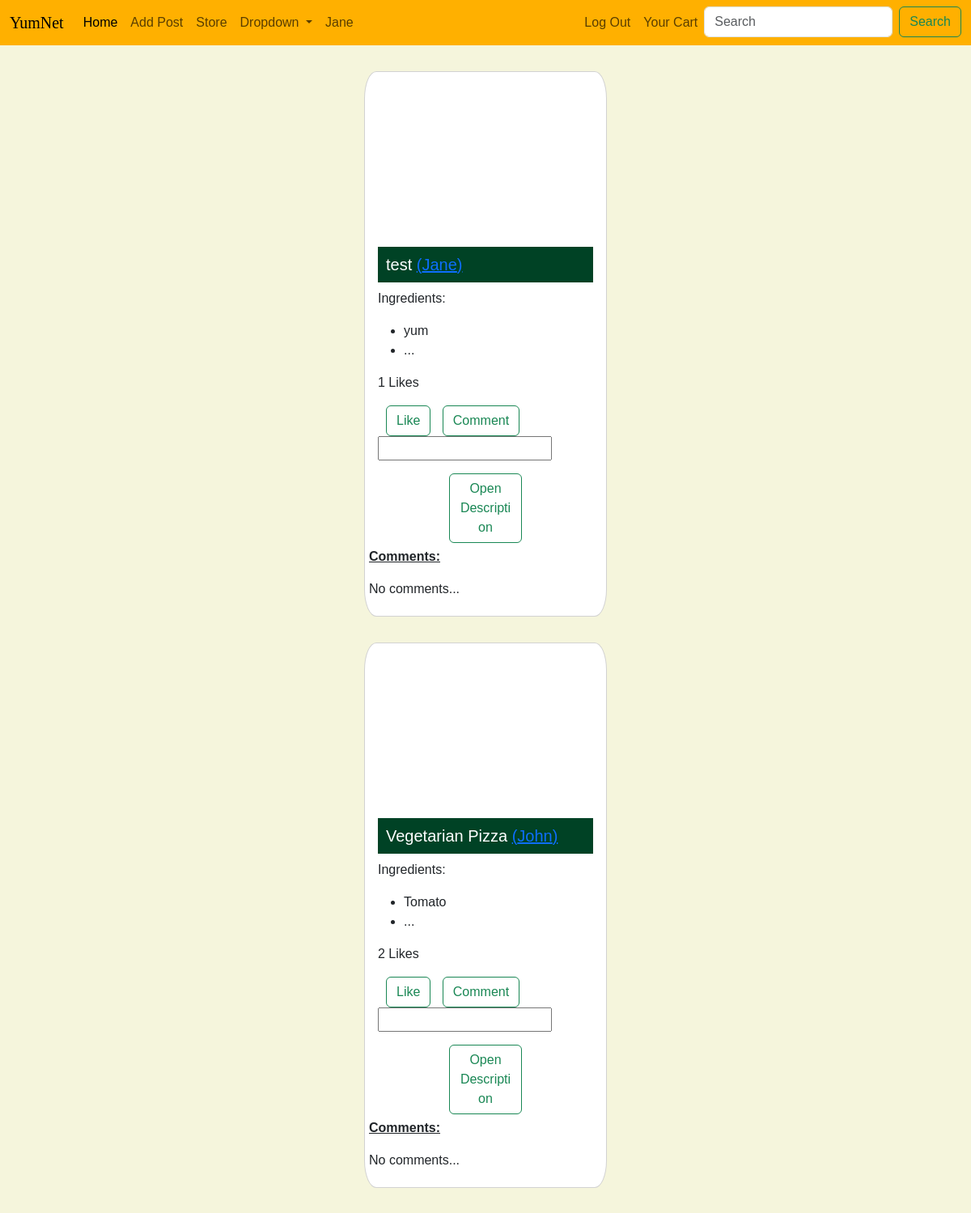
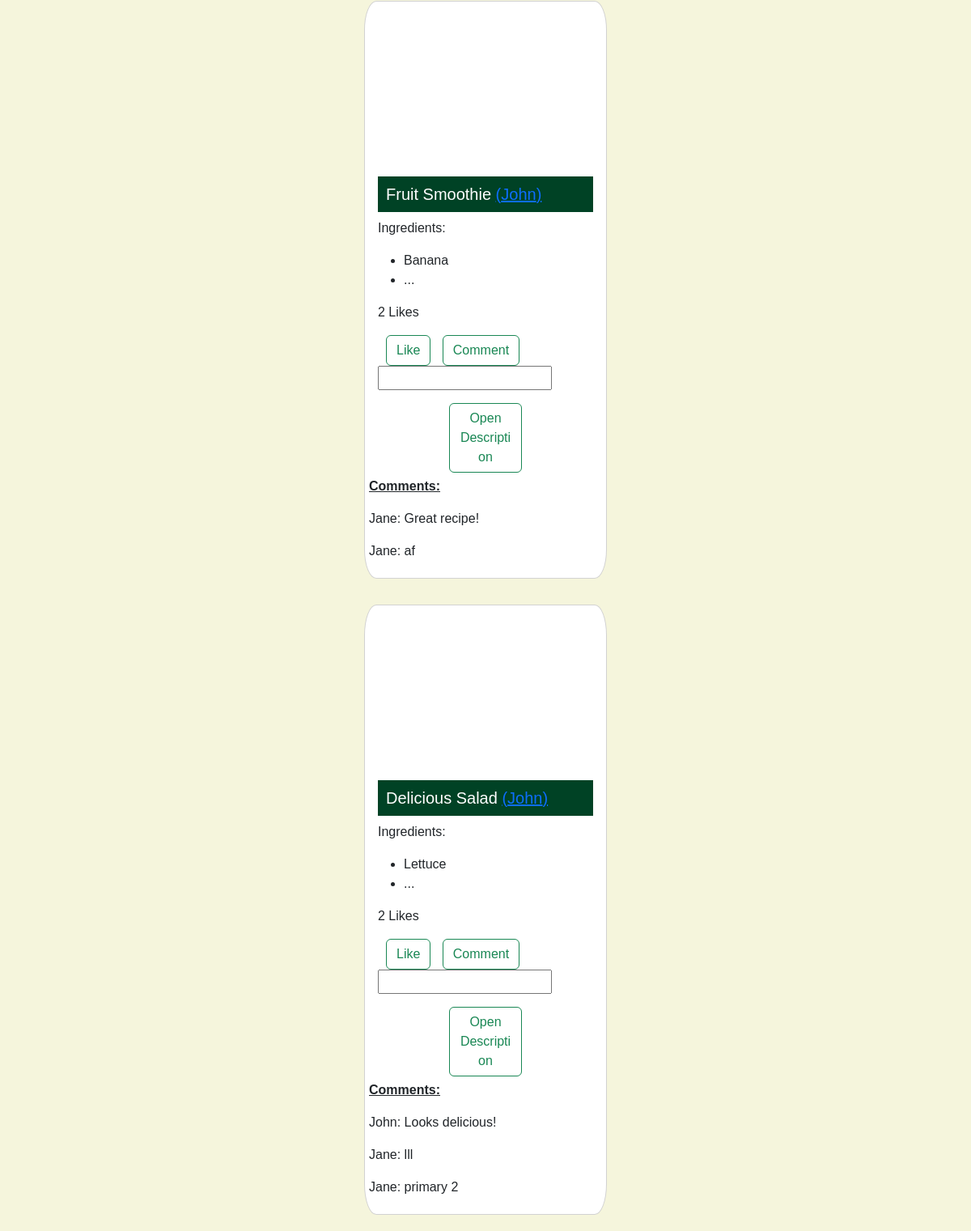
Screenshot of /hompage.php (signed in) with the database file from the repository (2 pictures, top to bottom).
### tables this page shows
CREATE TABLE `post` (
  `pid` int(11) NOT NULL,
  `img_url` varchar(2048) NOT NULL,
  `title` varchar(255) NOT NULL,
  `published_at` datetime NOT NULL,
  `is_veg` int(1) NOT NULL,
  `caption` varchar(2048) NOT NULL,
  `user_id` int(11) NOT NULL
);

CREATE TABLE `page_user` (
  `uid` int(11) NOT NULL,
  `first_name` varchar(255) NOT NULL,
  `last_name` varchar(255) NOT NULL,
  `user_name` varchar(255) NOT NULL,
  `email` varchar(255) NOT NULL,
  `pass` varchar(255) NOT NULL,
  `dob` date NOT NULL,
  `last_seen` datetime NOT NULL,
  `gender` bit(1) NOT NULL COMMENT 'male is zero female is one'
);

CREATE TABLE `postingredient` (
  `ingredient_name` varchar(255) NOT NULL,
  `post_id` int(11) NOT NULL
);

CREATE TABLE `post_comment` (
  `uid` int(11) NOT NULL,
  `pid` int(11) NOT NULL,
  `commented_at` datetime NOT NULL,
  `content` varchar(2048) NOT NULL
);

### hompage.php (the view, shortened to what this page needs)
<!DOCTYPE html>
<html lang="en">
<head>
    <?php require 'includes_and_requires/bootstrap.php' ?>
    <?php require 'styleTemp.php' ?>
</head>
<body>
    <?php include 'includes_and_requires/menu.php' ?>
    <?php
    require 'config.php';
    $sql="";
    if(!isset($_SESSION['admin_id'])){
        $sql = "select * from follower where follower_id = $_SESSION[user_id]";
    }else{
        $sql = "select * from follower where follower_id = $_SESSION[admin_id]";
    }
    $ret = mysqli_query($conn, $sql);
    if (mysqli_num_rows($ret) > 0) {
        $sql = "select * from post
      join page_user as pu on user_id = pu.uid
      join follower as f on pu.uid = f.following_id
      where f.follower_id = $_SESSION[user_id] order by published_at desc";
        $ret = mysqli_query($conn, $sql);
        if (mysqli_num_rows($ret) > 0) {
            while ($row = mysqli_fetch_assoc($ret)) {
                $sql = "Select * from page_user where uid = {$row['user_id']}";
                $ret2 = mysqli_query($conn, $sql);
                $row2 = mysqli_fetch_assoc($ret2);
                $sql = "Select * from postingredient where post_id = {$row['pid']} limit 3";
                $ret3 = mysqli_query($conn, $sql);
                echo "
          <div class='card'>
      <div class='custom_image' style='background-image:url({$row['img_url']})'></div>
      <div class='card-body'>
      <h5 class='card-title'>{$row['title']} <a href='profile.php?user_id={$row2['uid']}'>({$row2['first_name']})</a></h5>
      <p class='card-text' onmouseover='onHover({$row['pid']})' onmouseout='outHover({$row['pid']})'>
          Ingredients: <ul>";
                while ($row3 = mysqli_fetch_assoc($ret3)) {
                    echo "<li>{$row3['ingredient_name']}</li>";
                }
                echo "
        <li>...</li>
        </ul>
        </p>
        <p>";
                $sql = "select count(pid) as count from post_like
        where pid = {$row['pid']}";
                $ret4 = mysqli_query($conn, $sql);
                $count = mysqli_fetch_assoc($ret4);
                echo "{$count['count']}";
                echo " Likes</p>
        <form action='Controllers/LCController.php'>
        <input type='submit' class='btn btn-outline-success' value='Like' name='like'>
        <input type='submit' class='btn btn-outline-success' value='Comment' name='comm'>
        <input type='text' name='comment' >
        <input type = 'hidden' name='user' value='$_SESSION[user_id]'>
        <input type = 'hidden' name='post' value='{$row['pid']}'>
        <input type = 'hidden' name='loc' value='home'>
        </form>
      </div>
      <button onclick='desc(1,\"post{$row['pid']}\")' class='btn btn-outline-success open'>Open Description</button>
      <div class='coms'><b><u><p>Comments:</p></u></b>";
                $sql = "select first_name, content
      from post_comment as pc
      join page_user as pu on pc.uid = pu.uid
      where pid = {$row['pid']}
      ";
                $retCom = mysqli_query($conn, $sql);
                if (mysqli_num_rows($retCom) == 0) {
                    echo "<p>No comments...</p>";
                } else {
                    while ($coms = mysqli_fetch_assoc($retCom)) {
                        echo "<p>{$coms['first_name']}: {$coms['content']}</p>";
                    }
                }
                echo "</div>
    </div>";
                $sql = "Select * from postingredient where post_id = {$row['pid']}";
                $ret3 = mysqli_query($conn, $sql);
                echo "<div class = 'postIng' id = '{$row['pid']}'><p>INGREDIENTS:</p><ul>";
                while ($row3 = mysqli_fetch_assoc($ret3)) {
                    echo "<li>{$row3['ingredient_name']}</li>";
                }
                echo "</ul></div>";
                $ret4 =  mysqli_query($conn, "Select * from post where pid = {$row['pid']}");
                echo "<div class = 'postDesc' id='post{$row['pid']}'> <h2>Description:</h2>";
                while ($row4 = mysqli_fetch_assoc($ret4)) {
                    echo "<p>{$row4['caption']}</p><button onclick='desc(0,\"post{$row['pid']}\")' class='btn btn-outline-success'>Close Description</button>";
                }
                echo "</div>";
            }
        }
    } else {
        $sql = "select * from post order by published_at desc";
        $ret = mysqli_query($conn, $sql);
        if (mysqli_num_rows($ret) > 0) {
            while ($row = mysqli_fetch_assoc($ret)) {
              $sql = "Select * from page_user where uid= {$row['user_id']}";
              $ret2 = mysqli_query($conn, $sql);
              $row2 = mysqli_fetch_assoc($ret2);
              $sql = "Select * from postingredient where post_id = {$row['pid']} limit 3";
              $ret3 = mysqli_query($conn, $sql);
              echo "
        <div class='card'>
    <div class='custom_image' style='background-image:url({$row['img_url']})'></div>
    <div class='card-body'>
    <h5 class='card-title'>{$row['title']} <a href='profile.php?user_id={$row2['uid']}'>({$row2['first_name']})</a></h5>
    <p class='card-text' onmouseover='onHover({$row['pid']})' onmouseout='outHover({$row['pid']})'>
        Ingredients: <ul>";
              while ($row3 = mysqli_fetch_assoc($ret3)) {
                  echo "<li>{$row3['ingredient_name']}</li>";
              }
              echo "
      <li>...</li>
      </ul>
      </p>
      <p>";
              $sql = "select count(pid) as count from post_like
      where pid = {$row['pid']}";
              $ret4 = mysqli_query($conn, $sql);
              $count = mysqli_fetch_assoc($ret4);
              echo "{$count['count']}";
              echo " Likes</p>
      <form action='Controllers/LCController.php'>
      <input type='submit' class='btn btn-outline-success' value='Like' name='like'>
      <input type='submit' class='btn btn-outline-success' value='Comment' name='comm'>
      <input type='text' name='comment' >
      <input type = 'hidden' name='user' value='$_SESSION[user_id]'>
      <input type = 'hidden' name='post' value='{$row['pid']}'>
      <input type = 'hidden' name='loc' value='home'>
      </form>
    </div>
    <button onclick='desc(1,\"post{$row['pid']}\")' class='btn btn-outline-success open'>Open Description</button>
    <div class='coms'><b><u><p>Comments:</p></u></b>";
              $sql = "select first_name, content
    from post_comment as pc
    join page_user as pu on pc.uid = pu.uid
    where pid = {$row['pid']}
    ";
              $retCom = mysqli_query($conn, $sql);
              if (mysqli_num_rows($retCom) == 0) {
                  echo "<p>No comments...</p>";
              } else {
                  while ($coms = mysqli_fetch_assoc($retCom)) {
                      echo "<p>{$coms['first_name']}: {$coms['content']}</p>";
                  }
              }
              echo "</div>
  </div>";
          }
      }
  }
  ?>
</body>
</html>

### includes_and_requires/bootstrap.php (shortened to what this page needs)
<link rel="stylesheet" href="bootstrap-5.3.2-dist/css/bootstrap.min.css">

### styleTemp.php
<link rel="stylesheet" href="style9.css">

### includes_and_requires/menu.php (shortened to what this page needs)
<nav class="navbar navbar-expand-lg nb_custom">
        <div class="container-fluid">
          <a class="navbar-brand title_font" href="#">YumNet</a>
          <div class="collapse navbar-collapse" id="navbarSupportedContent">
            <ul class="navbar-nav me-auto mb-2 mb-lg-0">
              <li class="nav-item">
                <a class="nav-link active" aria-current="page" href="hompage.php">Home</a>
              </li>
              <li class="nav-item">
                <a class="nav-link" href="addPost.php">Add Post</a>
              </li>
              <li class="nav-item">
                <a class="nav-link" href="store.php">Store</a>
              </li>
              <li class="nav-item dropdown">
                <a class="nav-link dropdown-toggle" href="#" role="button" data-bs-toggle="dropdown" aria-expanded="false">
                  Dropdown
                </a>
              </li>
              <li class="nav-item">
                <a class="nav-link" href="#"><?php session_start(); echo "$_SESSION[first_name]";?></a>
              </li>
            </ul>
            <ul class="navbar-nav ms-auto mb-2 mb-lg-0">
            <li class="nav-item">
                <a class="nav-link" href="logout.php">Log Out       </a>
              </li>
              <li class="nav-item">
                <a class="nav-link" href="cart.php">Your Cart       </a>
              </li>
              <li class="nav-item">
                <form class="d-flex" role="search">
                  <input class="form-control me-2" type="search" placeholder="Search" aria-label="Search">
                  <button class="btn btn-outline-success" type="submit">Search</button>
                </form>
              </li>
            </ul>
          </div>
        </div>
      </nav>

### style9.css (style rules this page uses)
.card { width: 25%; margin: 2em auto; }
.title_font { font-family: 'Kaushan Script', cursive; }
body { font-family: sans-serif; background-color: #F5F5DC; }
.nb_custom { background-color: #FFB000; margin-bottom: 20px; }
h5.card-title { background-color: #004225; padding: 10px; color: white; }
.custom_image { width: 100%; height: 200px; background-size: cover; background-position: center; }
.card { border-radius: 5%; margin-bottom: 20px; }
.custom_image { border-top-left-radius: 5%; border-top-right-radius: 5%; }
.coms { padding: 5px; }
.open { width: 30%; margin: auto auto; }
input.btn { background-color: white; margin-left: 10px; }

### rows the page displays
post: title "test", page_user.first_name "Jane", count "1", shows "No comments..."
postingredient: ingredient_name "yum"
post: title "Vegetarian Pizza", page_user.first_name "John", count "2", shows "No comments..."
postingredient: ingredient_name "Tomato"
post: title "Fruit Smoothie", page_user.first_name "John", count "2"
postingredient: ingredient_name "Banana"
post_comment: uid.first_name "Jane", content "Great recipe!"
post_comment: uid.first_name "Jane", content "af"
post: title "Delicious Salad", page_user.first_name "John", count "2"
postingredient: ingredient_name "Lettuce"
post_comment: uid.first_name "John", content "Looks delicious!"
post_comment: uid.first_name "Jane", content "lll"
post_comment: uid.first_name "Jane", content "primary 2"

### other values shown
$_SESSION[first_name] "Jane"
